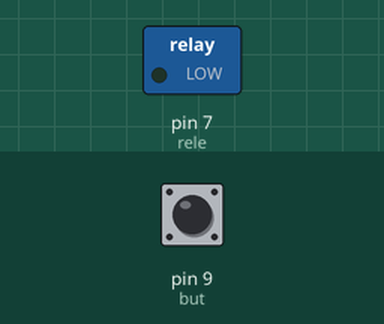
The sketch below on a simulated Arduino Uno, built with avr-gcc and run on an emulated ATmega328P. On the bench: switched loads named in the sketch (green lamp = pin HIGH). Dashed ring = blinking. Inputs (shaded band) come from the test bench; at power-on: pin 9 (but) LOW.

Above: at 1.2 s.
1.3 s: pin 9 (but) pulled HIGH for 3.2 s
At 5.3 s:
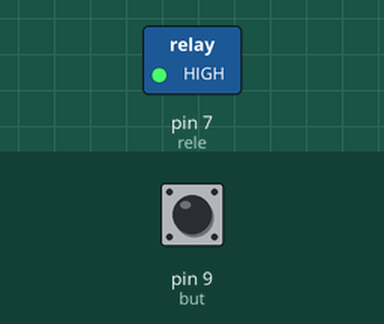
6.3 s: pin 9 (but) pulled HIGH for 0.15 s
At 8.0 s:
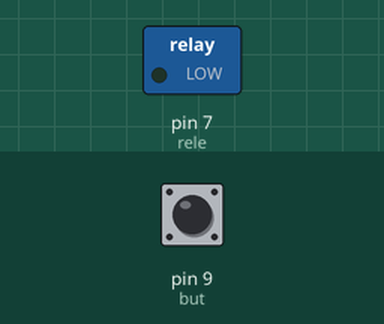
Timing chart, 0 to 9.5 s (numbered marks = the images above; inputs shaded):
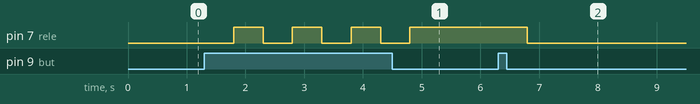

The sketch:

Rele_controlado_por_but.ino
```cpp
#define rele 7
#define but 9
int EstadoBut=0;


void executarAcao();

void setup() {
  // put your setup code here, to run once:
pinMode (rele,OUTPUT);
pinMode (but,INPUT);

}

void loop() {
  // put your main code here, to run repeatedly:
EstadoBut= digitalRead ( but);
if (EstadoBut==HIGH)
{
  executarAcao();
}
}

void executarAcao()
{
 delay(500);
 digitalWrite(rele,!digitalRead(rele));

}
```

Measured:
- after the input at 1.3 s, pin 7 (rele): alternates HIGH for 0.50 s and LOW for 0.50 s, 7 changes in all, then stays HIGH, starting after 0.50 s
- after the input at 6.3 s, pin 7 (rele): HIGH → LOW after 0.50 s
